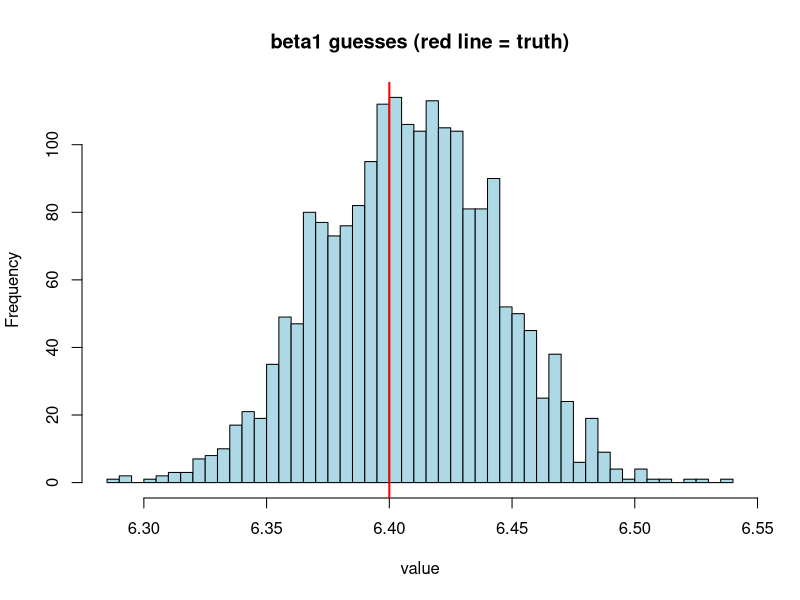

The R script that drew this image:
# ============================================================
# M0 self-test - one file only. No packages, no data needed.
# How to run: open in RStudio -> Ctrl+A -> Ctrl+Enter
# Goal: check whether the hand-written Gibbs sampler is correct.
# Result: if the last lines say "CORRECT", you are done.
# ============================================================

cat("\n========== START SELF-TEST ==========\n\n")

# -----------------------------------------------------------
# STEP 1: Make fake data. We hide the answers on purpose.
# -----------------------------------------------------------
# We secretly set the true beta = (6.4, 0.5, -0.3) and noise = 0.9.
# Later the algorithm will guess them. If its guesses are close
# to these numbers, the code is right. If not, the code is wrong.

set.seed(42)                       # same random numbers every run
n <- 600                           # make 600 rows

beta_true  <- c(6.4, 0.5, -0.3)    # the hidden answers
sigma_true <- 0.9                  # noise size

X <- cbind(
  rep(1, n),    # column 1: all ones (intercept)
  rnorm(n),     # column 2: random numbers
  rnorm(n)      # column 3: random numbers
)

# Build y from the answers, then add a bit of noise
y <- as.vector(X %*% beta_true) + rnorm(n, sd = sigma_true)

cat("Fake data ready:", n, "rows\n")
cat("Hidden answers: beta = (", paste(round(beta_true, 2), collapse = ", "), ")\n\n", sep = "")


# -----------------------------------------------------------
# STEP 2: Hand-written Gibbs (the core algorithm)
# -----------------------------------------------------------
# In plain words: the algorithm keeps guessing the answer,
# thousands of times. Each round = guess beta, then guess noise.
# After many rounds we average the guesses. That average is our answer.
# Why does this work? Math proves that this process slowly moves
# toward the true answer.

v0 <- 100       # two tuning knobs, use the defaults for now
a0 <- 0.01
b0 <- 0.01

n_iter <- 12000 # total guesses
n_burn <- 2000  # ignore the first 2000 (still "warming up")
thin   <- 5     # save one guess out of every 5

p <- ncol(X)                          # 3 betas to guess
V0_inv <- diag(1 / v0, p)             # fixed quantity, compute once
Vn <- solve(crossprod(X) + V0_inv)    # inverse of (X'X + V0 inverse)
beta_hat <- as.vector(Vn %*% crossprod(X, y))
A <- t(chol(Vn))                      # shape used to draw random noise

set.seed(42)
beta_now <- beta_hat + rnorm(p)       # start anywhere
tau_now  <- 1                         # tau = 1 / (noise^2)

# A box to store the guesses we keep
keep <- floor((n_iter - n_burn) / thin)
draws <- matrix(NA_real_, nrow = keep, ncol = p + 1)
colnames(draws) <- c("beta1", "beta2", "beta3", "sigma2")

k <- 0
for (i in 1:n_iter) {

  # --- guess beta ---
  # start at beta_hat and wobble a little; wobble size depends on noise
  beta_now <- beta_hat + sqrt(1 / tau_now) * as.vector(A %*% rnorm(p))

  # --- guess noise ---
  # see how far this beta is from the real data (RSS):
  # farther away => larger estimated noise
  resid <- y - as.vector(X %*% beta_now)
  RSS   <- sum(resid^2)
  quad  <- as.numeric(crossprod(beta_now, V0_inv %*% beta_now))
  tau_now <- rgamma(1,
                    shape = a0 + (n + p) / 2,
                    rate  = b0 + (RSS + quad) / 2)

  # --- after warm-up, save one guess every 5 rounds ---
  if (i > n_burn && (i - n_burn) %% thin == 0) {
    k <- k + 1
    draws[k, ] <- c(beta_now, 1 / tau_now)
  }
}

cat("Done. Saved", keep, "guesses\n\n")


# -----------------------------------------------------------
# STEP 3: Check the answers - are the guesses near the truth?
# -----------------------------------------------------------
cat("========== CHECK ANSWERS ==========\n")
cat(sprintf("%-10s %10s %12s %16s\n", "param", "truth", "estimated", "95% interval"))
cat("--------------------------------------------------------\n")

for (j in 1:p) {
  m  <- mean(draws[, j])
  lo <- quantile(draws[, j], 0.025)
  hi <- quantile(draws[, j], 0.975)
  cat(sprintf("%-10s %10.3f %12.3f  [%.3f, %.3f]\n",
              paste0("beta", j), beta_true[j], m, lo, hi))
}

m_s  <- mean(draws[, "sigma2"])
lo_s <- quantile(draws[, "sigma2"], 0.025)
hi_s <- quantile(draws[, "sigma2"], 0.975)
cat(sprintf("%-10s %10.3f %12.3f  [%.3f, %.3f]\n",
            "sigma2", sigma_true^2, m_s, lo_s, hi_s))
cat("--------------------------------------------------------\n\n")

# Are all true values inside their 95% intervals?
ok <- all(beta_true >= apply(draws[, 1:p], 2, quantile, 0.025) &
          beta_true <= apply(draws[, 1:p], 2, quantile, 0.975)) &&
      (sigma_true^2 >= lo_s) && (sigma_true^2 <= hi_s)

if (ok) {
  cat(">>> CORRECT: every true value is inside its 95% interval.\n")
  cat(">>> Your task for tonight is finished.\n\n")
} else {
  cat(">>> WARNING: at least one true value fell outside its 95% interval.\n")
  cat(">>> Take a screenshot and send it to me.\n\n")
}

# Plot: distribution of the guesses for beta1; red line = truth
hist(draws[, 1], breaks = 40, col = "lightblue",
     main = "beta1 guesses (red line = truth)",
     xlab = "value")
abline(v = beta_true[1], col = "red", lwd = 2)

cat("Plot is ready. The red line (truth) should sit in the middle of the blue bars.\n")
cat("========== END SELF-TEST ==========\n")
